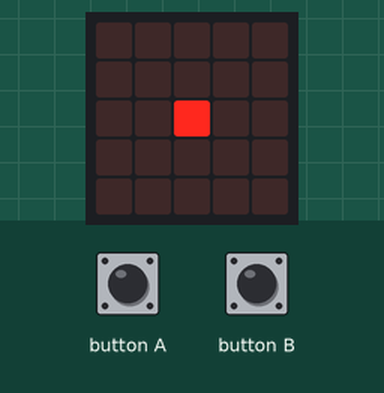
A program run on a simulated BBC micro:bit (MakeCode). Shown: the board's 5×5 LED display. The test bench sets the inputs (shaded band).

Above: at 1.2 s.
1.3 s: button A pressed 5 times (0.12 s each, 0.3 s apart)
At 3.9 s:
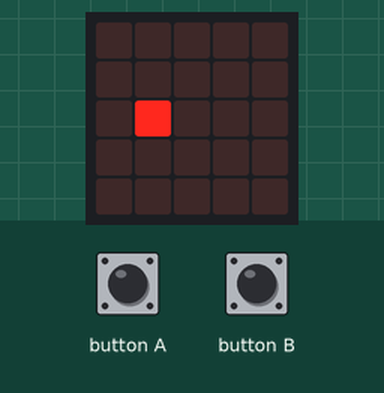
4.3 s: button B pressed for 0.15 s
At 5.6 s:
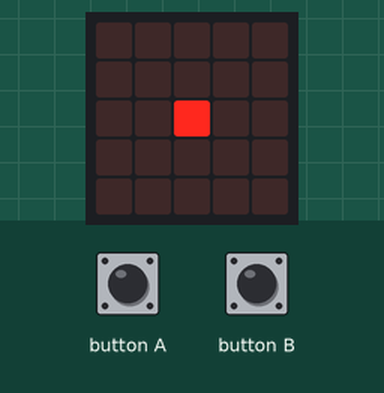
5.9 s: button A pressed for 0.15 s
At 6.5 s:
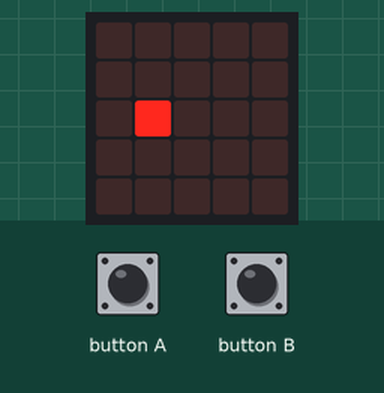
Timing chart, 0 to 8.9 s (numbered marks = the images above; inputs shaded):
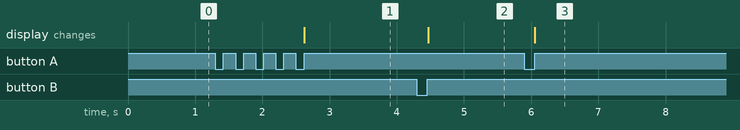

Measured:
- after the input at 1.3 s, the display: changes after 1.3 s (image 1)
- after the input at 4.3 s, the display: changes after 0.17 s (image 2)
- after the input at 5.9 s, the display: changes after 0.15 s (image 3)

The program:

main.ts
```typescript
input.onButtonPressed(Button.A, function () {
    rope += -0.1
})
input.onButtonPressed(Button.B, function () {
    rope += 0.1
})
let rope = 2
basic.forever(function () {
    basic.clearScreen()
    led.plot(Math.round(rope), 2)
    if (rope < 0) {
        basic.showString("A hat Gewonnen!")
    } else if (rope > 4) {
        basic.showString("B hat Gewonnen!")
    }
})
```

test.ts
```typescript
// Hier kann man Tests durchführen; diese Datei wird nicht kompiliert, wenn dieses Paket als Erweiterung verwendet wird.
```
